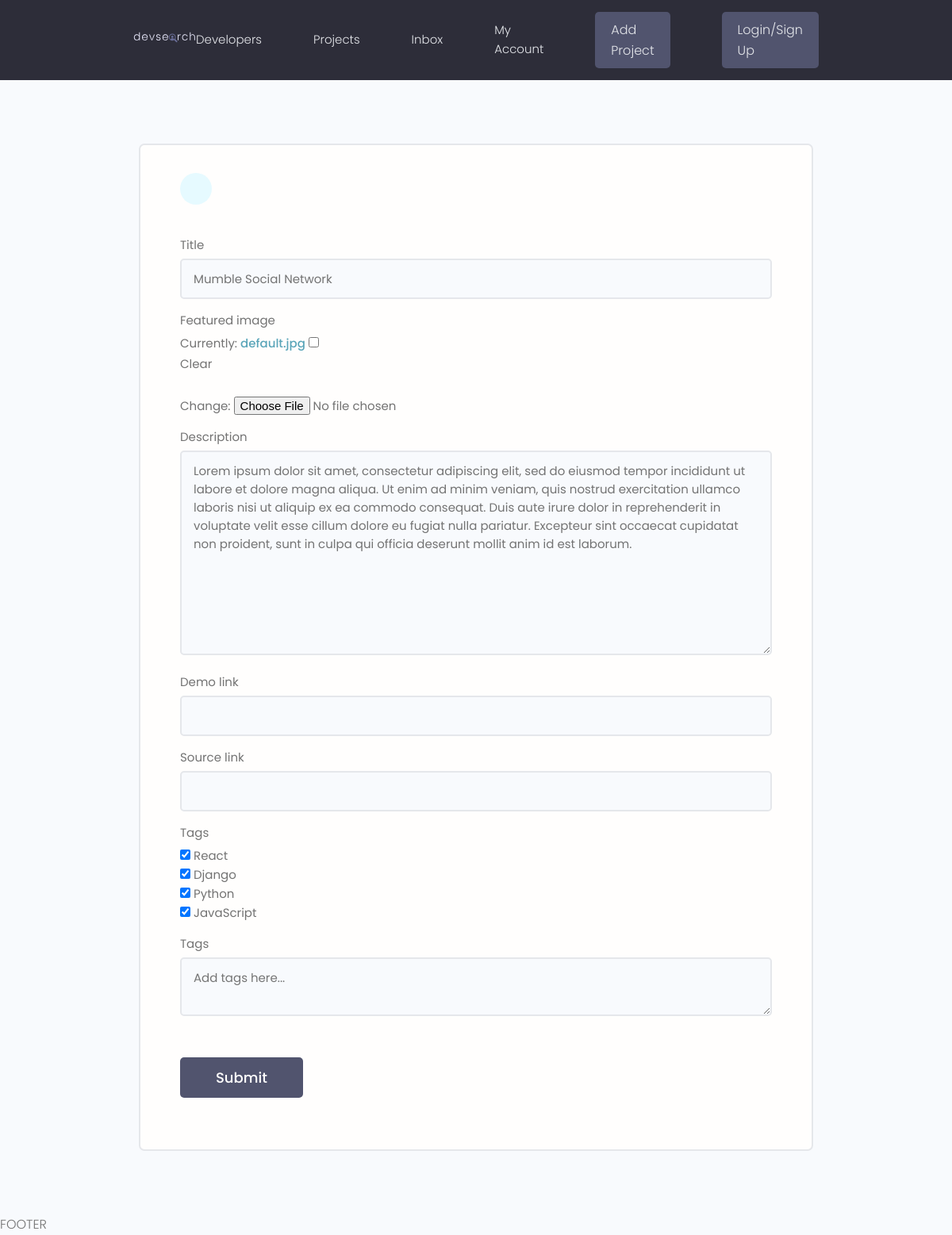
Before: /projects/update-project/cf3794868d9c4b888bc6c9e83bc3019e with the older database file.
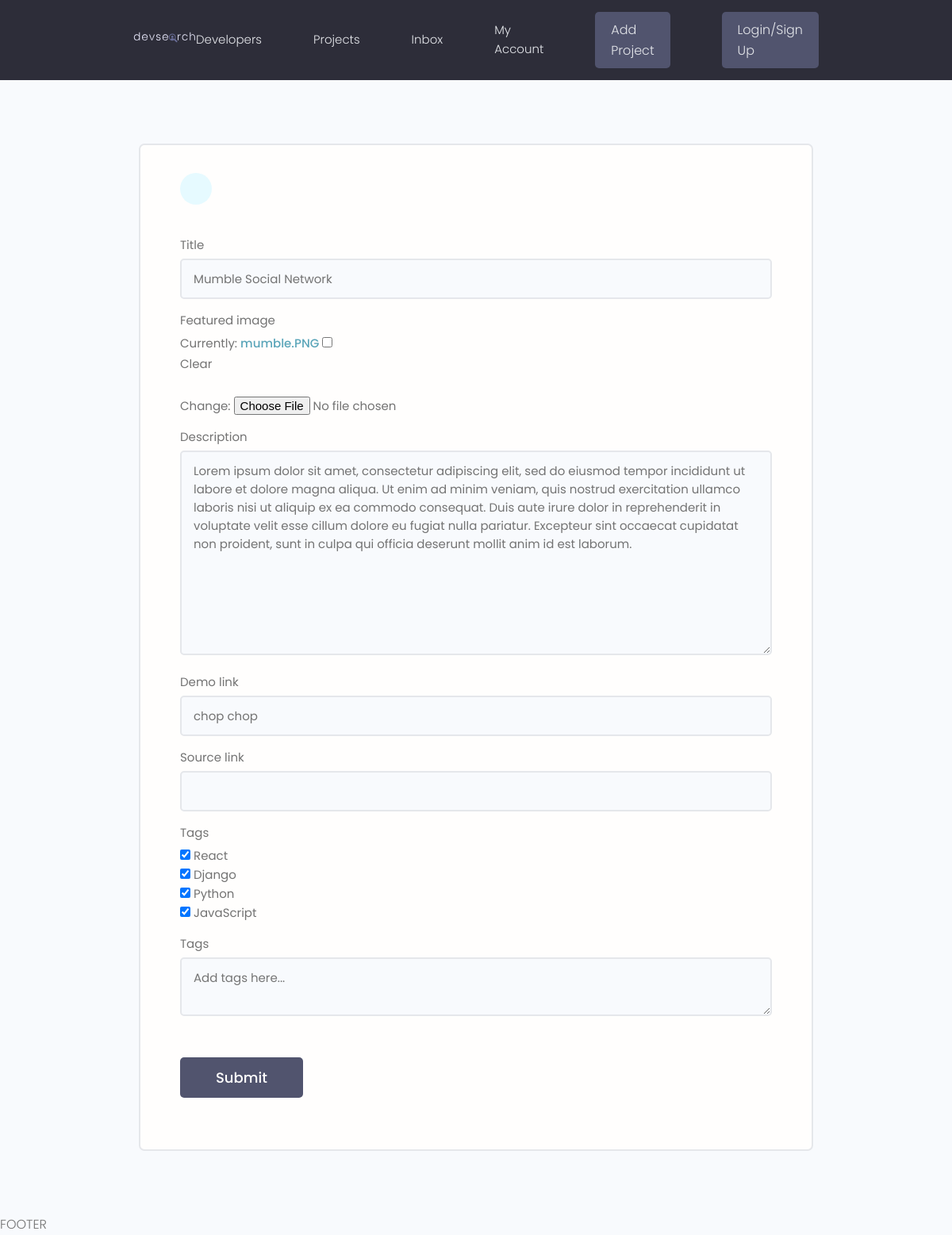
After: the same page with the newer database file.
### projects/models.py (models this page shows, shortened)
class Project(models.Model):
    owner = models.ForeignKey(Profile, null=True, blank=True, on_delete=models.SET_NULL)
    title = models.CharField(max_length=200)
    description = models.TextField(null=True, blank=True)
    demo_link = models.CharField(max_length=2000,  null=True, blank=True)
    featured_image = models.ImageField(null=True, blank=True, default="default.jpg")
    source_link = models.CharField(max_length=2000,  null=True, blank=True)
    tags = models.ManyToManyField('Tag', blank=True)
    vote_total = models.IntegerField(default=0, null=True, blank=True)
    vote_ratio = models.IntegerField(default=0, null=True, blank=True)
    created = models.DateTimeField(auto_now_add=True)
    id = models.UUIDField(default=uuid.uuid4, unique=True, primary_key=True, editable=False)

### projects/views.py (the view)
# urls.py: path("update-project/<str:pk>", views.updateProject, name="update-project"),
def updateProject(request, pk):
    project = Project.objects.get(id=pk)
    form = ProjectForm(instance=project)
    if request.method == 'POST':
        form = ProjectForm(request.POST, request.FILES, instance=project)
        if form.is_valid():
            form.save()
            return redirect('projects')
    context = {'form': form}
    return render(request, "projects/project_form.html", context)

### projects/forms.py
class ProjectForm(ModelForm):
    class Meta:
        model = Project
        fields = ['title', 'featured_image', 'description', 'demo_link', 'source_link', 'tags']
        widgets = {
            'tags': forms.CheckboxSelectMultiple(),
        }
    def __init__(self, *args, **kwargs):
        super(ProjectForm, self).__init__(*args, **kwargs)
        for name, field in self.fields.items():
            field.widget.attrs.update({'class':'input'})

### projects/models.py (called while the page is built)
    def __str__(self):
        return self.name

### projects/templates/projects/project_form.html (shortened to what this page needs)
{% extends "base.html" %}
{% block content %}
<main class="formPage my-xl">
    <div class="content-box">
        <div class="formWrapper">
            <a class="backButton" href=""></a>
            <br>
            <form class="form" method="POST" enctype="multipart/form-data">
                {% for field in form %}
                <div class="form__field">
                    <label for="formInput#text">{{field.label}}</label>
                    {{field}}
                </div>
                {% endfor %}
                <div class="form__field">
                    <label for="formInput#text">Tags</label>
                    <textarea class="input" name="newtags" placeholder="Add tags here..."></textarea>
                </div>
                <input class="btn btn--sub btn--lg  my-md" type="submit" value="Submit" />
            </form>
        </div>
    </div>
</main>
{% endblock content %}

Changed rows visible on the page:
changed Project "Mumble Social Network": demo_link (not shown) → "chop chop"
Other visible differences:
text no longer shown: "Currently: default.jpg Clear Change:"
text now shown: "Currently: mumble.PNG Clear Change:"
